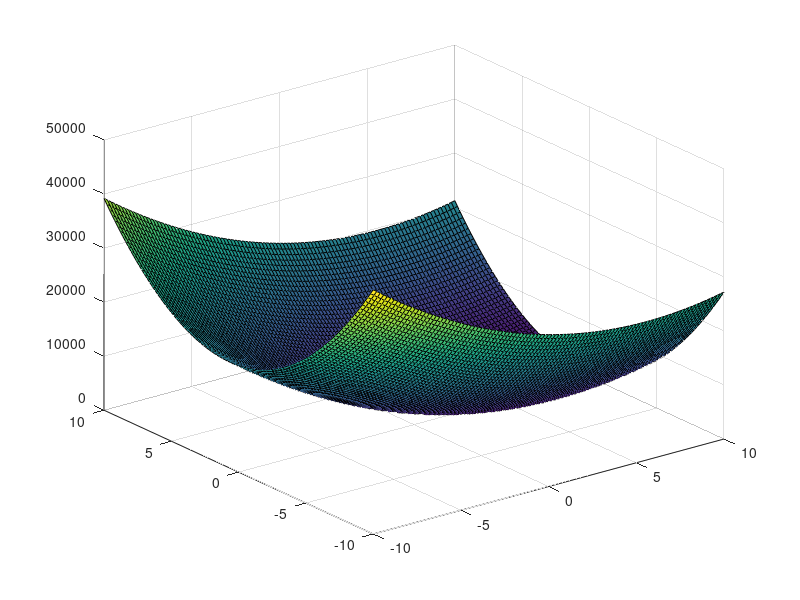

Reproduce this figure in MATLAB.
clc;
clear all;
rango=10;
[x,y]=meshgrid(-rango:.2:rango);
a1=[9 15];
y1=[50 10];
z= (x.*a1(1)-y1(1)).^2 + (y.*a1(2)-y1(2)).^2 ;
surf(x,y,z);
